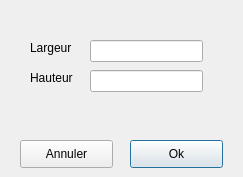
<?xml version="1.0" encoding="UTF-8"?>
<ui version="4.0">
 <class>resize</class>
 <widget class="QDialog" name="resize">
  <property name="windowModality">
   <enum>Qt::ApplicationModal</enum>
  </property>
  <property name="geometry">
   <rect>
    <x>0</x>
    <y>0</y>
    <width>243</width>
    <height>177</height>
   </rect>
  </property>
  <property name="windowTitle">
   <string>resize</string>
  </property>
  <widget class="QLineEdit" name="width">
   <property name="geometry">
    <rect>
     <x>90</x>
     <y>40</y>
     <width>113</width>
     <height>22</height>
    </rect>
   </property>
  </widget>
  <widget class="QLineEdit" name="height">
   <property name="geometry">
    <rect>
     <x>90</x>
     <y>70</y>
     <width>113</width>
     <height>22</height>
    </rect>
   </property>
  </widget>
  <widget class="QLabel" name="label">
   <property name="geometry">
    <rect>
     <x>30</x>
     <y>70</y>
     <width>53</width>
     <height>16</height>
    </rect>
   </property>
   <property name="text">
    <string>Hauteur</string>
   </property>
  </widget>
  <widget class="QLabel" name="label_2">
   <property name="geometry">
    <rect>
     <x>30</x>
     <y>40</y>
     <width>53</width>
     <height>16</height>
    </rect>
   </property>
   <property name="text">
    <string>Largeur</string>
   </property>
  </widget>
  <widget class="QPushButton" name="okButton">
   <property name="geometry">
    <rect>
     <x>130</x>
     <y>140</y>
     <width>93</width>
     <height>28</height>
    </rect>
   </property>
   <property name="text">
    <string>Ok</string>
   </property>
  </widget>
  <widget class="QPushButton" name="cancelButton">
   <property name="geometry">
    <rect>
     <x>20</x>
     <y>140</y>
     <width>93</width>
     <height>28</height>
    </rect>
   </property>
   <property name="text">
    <string>Annuler</string>
   </property>
  </widget>
 </widget>
 <resources/>
 <connections/>
</ui>
